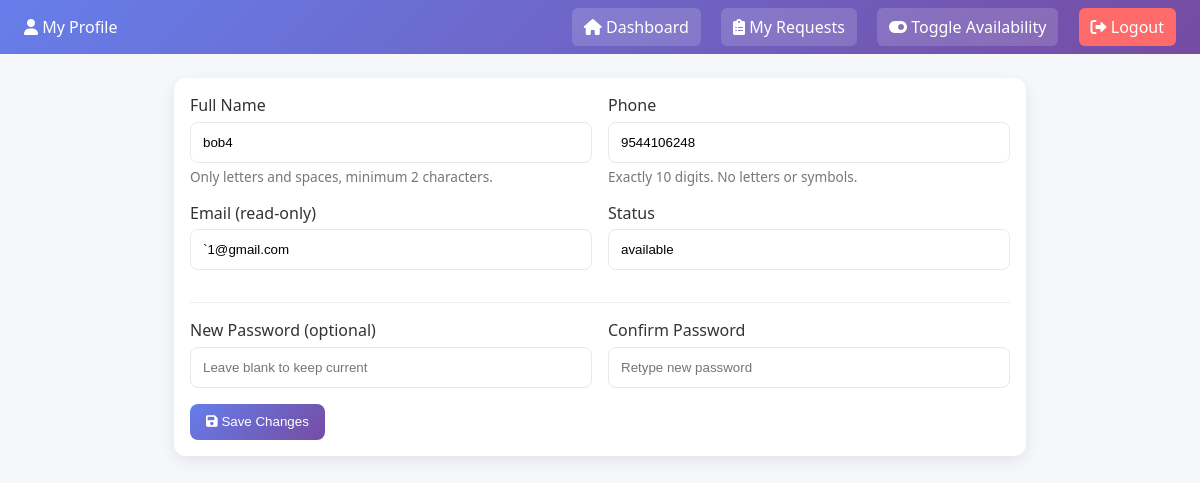
The app's page /technicians/profile.php (signed in) with its own data.
### tables this page shows
CREATE TABLE `technicians` (
  `id` int(11) NOT NULL,
  `full_name` varchar(100) NOT NULL,
  `email` varchar(150) DEFAULT NULL,
  `phone` varchar(20) NOT NULL,
  `specialization` enum('electrical','mechanical','both') NOT NULL,
  `experience_years` int(11) DEFAULT 0,
  `status` enum('available','busy','offline') DEFAULT 'available',
  `assigned_vehicle_id` int(11) DEFAULT NULL,
  `password` varchar(255) DEFAULT NULL,
  `created_at` timestamp NOT NULL DEFAULT current_timestamp()
);

### config/database.php (called while the page is built, shortened)
<?php
class Database {
    private $host = 'localhost';
    private $db_name = 'ev_mobile_station';
    private $username = 'root';
    private $password = '';
    private $conn;
    public function getConnection() {
        if ($this->conn === null) {
            try {
                $this->conn = new PDO(
                    "mysql:host=" . $this->host . ";dbname=" . $this->db_name . ";charset=utf8mb4",
                    $this->username,
                    $this->password,
                    array(
                        PDO::ATTR_ERRMODE => PDO::ERRMODE_EXCEPTION,
                        PDO::ATTR_DEFAULT_FETCH_MODE => PDO::FETCH_ASSOC,
                        PDO::MYSQL_ATTR_INIT_COMMAND => "SET NAMES utf8mb4",
                        PDO::ATTR_PERSISTENT => false,
                        PDO::ATTR_EMULATE_PREPARES => false
                    )
                );
            } catch(PDOException $exception) {
                error_log("Database connection error: " . $exception->getMessage());
                throw new Exception("Database connection failed: " . $exception->getMessage());
            }
        }
        return $this->conn;
    }
    public function executeQuery($sql, $params = []) {
        try {
            $conn = $this->getConnection();
            $stmt = $conn->prepare($sql);
            $stmt->execute($params);
            return $stmt;
        } catch (Exception $e) {
            error_log("Query execution error: " . $e->getMessage());
            throw new Exception("Query execution failed: " . $e->getMessage());
        }
    }
}
?>

### technicians/profile.php (the view, shortened to what this page needs)
<?php
$technicianId = (int)$_SESSION['technician_id'];
$db = Database::getInstance();
$tech = ['full_name' => $_SESSION['technician_name'] ?? '', 'phone' => ''];
try {
    $stmt = $db->executeQuery("SELECT full_name, phone, email, status FROM technicians WHERE id = ?", [$technicianId]);
    $row = $stmt->fetch();
    if ($row) $tech = $row;
} catch (Exception $e) {}
?>
<!DOCTYPE html>
<html lang="en">
<head>
    <link rel="stylesheet" href="https://cdnjs.cloudflare.com/ajax/libs/font-awesome/6.0.0/css/all.min.css">
</head>
<body>
    <div class="topbar">
        <div><i class="fas fa-user"></i> My Profile</div>
        <div class="nav">
            <a href="dashboard.php"><i class="fas fa-home"></i> Dashboard</a>
            <a href="requests.php"><i class="fas fa-clipboard-list"></i> My Requests</a>
            <a href="update-availability.php?toggle=1&redirect=profile.php"><i class="fas fa-toggle-on"></i> Toggle Availability</a>
            <a href="../logout.php" style="background:#ff6b6b;"><i class="fas fa-sign-out-alt"></i> Logout</a>
        </div>
    </div>
    <div class="container">
        <div class="card">
            <form method="post" id="profileForm" novalidate>
                <div class="row">
                    <div class="form-group">
                        <label>Full Name</label>
                        <input type="text" name="full_name" id="full_name" value="<?php echo htmlspecialchars($tech['full_name'] ?? ''); ?>" required pattern="^[A-Za-z ]{2,}$" title="Only letters and spaces, at least 2 characters">
                        <div class="hint">Only letters and spaces, minimum 2 characters.</div>
                    </div>
                    <div class="form-group">
                        <label>Phone</label>
                        <input type="text" name="phone" id="phone" value="<?php echo htmlspecialchars($tech['phone'] ?? ''); ?>" required maxlength="10" pattern="^\d{10}$" title="Exactly 10 digits">
                        <div class="hint">Exactly 10 digits. No letters or symbols.</div>
                    </div>
                </div>
                <div class="row">
                    <div class="form-group">
                        <label>Email (read-only)</label>
                        <input type="text" value="<?php echo htmlspecialchars($tech['email'] ?? ''); ?>" readonly>
                    </div>
                    <div class="form-group">
                        <label>Status</label>
                        <input type="text" value="<?php echo htmlspecialchars($tech['status'] ?? ''); ?>" readonly>
                    </div>
                </div>
                <hr style="margin:1rem 0;border:none;border-top:1px solid #eee">
                <div class="row">
                    <div class="form-group">
                        <label>New Password (optional)</label>
                        <input type="password" name="password" id="password" placeholder="Leave blank to keep current">
                    </div>
                    <div class="form-group">
                        <label>Confirm Password</label>
                        <input type="password" name="confirm_password" id="confirm_password" placeholder="Retype new password">
                    </div>
                </div>
                <button class="btn" type="submit"><i class="fas fa-save"></i> Save Changes</button>
            </form>
        </div>
    </div>
</body>
</html>

### technicians/profile.php (style rules this page uses)
* { margin:0;padding:0;box-sizing:border-box }
body { font-family:'Segoe UI', Tahoma, Geneva, Verdana, sans-serif;background:#f5f7fa }
.topbar { background:linear-gradient(135deg,#667eea 0%,#764ba2 100%);color:#fff;padding:1rem 1.5rem;display:flex;justify-content:space-between;align-items:center }
.nav a { color:#fff;text-decoration:none;margin-left:1rem;background:rgba(255,255,255,0.15);padding:0.5rem .75rem;border-radius:6px }
.container { padding:1.5rem;max-width:900px;margin:0 auto }
.card { background:#fff;border-radius:12px;box-shadow:0 5px 15px rgba(0,0,0,.08);padding:1rem }
.row { display:grid;grid-template-columns:1fr 1fr;gap:1rem }
.form-group { margin-bottom:1rem }
label { display:block;margin-bottom:.35rem;color:#333 }
input { width:100%;padding:.75rem;border:1px solid #e5e8ee;border-radius:8px }
.btn { padding:.65rem 1rem;border:none;border-radius:8px;background:linear-gradient(135deg,#667eea 0%,#764ba2 100%);color:#fff;cursor:pointer }
.hint { font-size:.85rem;color:#777;margin-top:.25rem }

### records on screen
technicians: full_name "bob4", phone "9544106248", email "`1@gmail.com", status "available"
